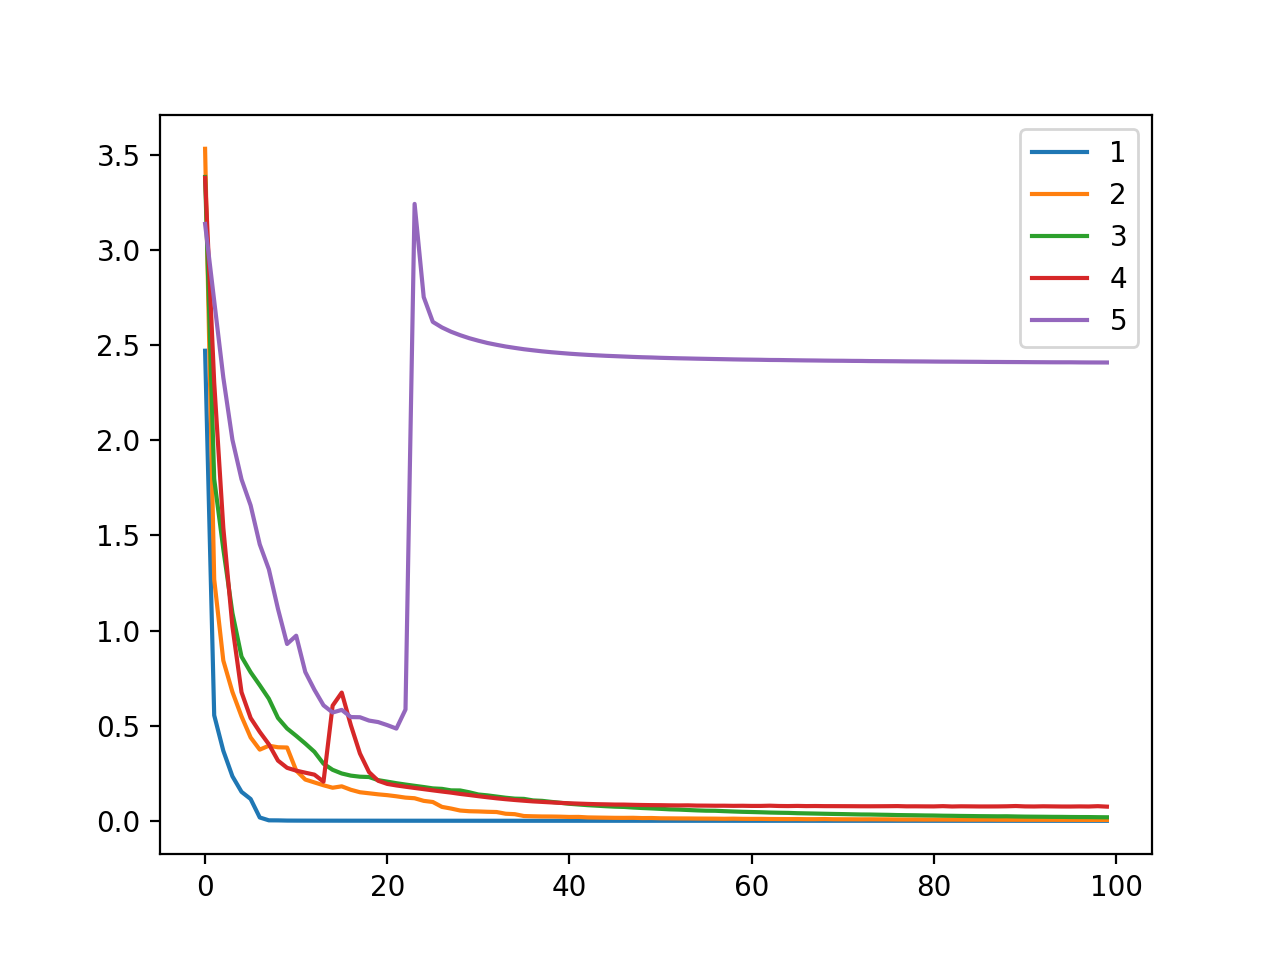

Source code (Python):
# study of mlp learning curves given different number of layers for multi-class classification
from sklearn.datasets import make_blobs
from keras.models import Sequential
from keras.layers import Dense
from keras.optimizers import SGD
from keras.utils import to_categorical
from matplotlib import pyplot

# prepare multi-class classification dataset
def create_dataset():
	# generate 2d classification dataset
	X, y = make_blobs(n_samples=1000, centers=20, n_features=100, cluster_std=2, random_state=2)
	# one hot encode output variable
	y = to_categorical(y)
	# split into train and test
	n_train = 500
	trainX, testX = X[:n_train, :], X[n_train:, :]
	trainy, testy = y[:n_train], y[n_train:]
	return trainX, trainy, testX, testy

def evaluate_model(n_layers, trainX, trainy, testX, testy):
    # configure the model based on the data
	n_input, n_classes = trainX.shape[1], testy.shape[1]
	# define model
	model = Sequential()
	model.add(Dense(10, input_dim=n_input, activation='relu', kernel_initializer='he_uniform'))
	for _ in range(1, n_layers):
		model.add(Dense(10, activation='relu', kernel_initializer='he_uniform'))
	model.add(Dense(n_classes, activation='softmax'))
	# compile model
	opt = SGD(lr=0.01, momentum=0.9)
	model.compile(loss='categorical_crossentropy', optimizer=opt, metrics=['accuracy'])
	# fit model
	history = model.fit(trainX, trainy, epochs=100, verbose=0)
	# evaluate model on test set
	_, test_acc = model.evaluate(testX, testy, verbose=0)
	return history, test_acc

# get dataset
trainX, trainy, testX, testy = create_dataset()
# evaluate model and plot learning curve of model with given number of layers
num_layers = [1, 2, 3, 4, 5]
for n_layers in num_layers:
	# evaluate model with a given number of layers
	history, result = evaluate_model(n_layers, trainX, trainy, testX, testy)
	print('layers=%d: %.3f' % (n_layers, result))
	# plot learning curve
	pyplot.plot(history.history['loss'], label=str(n_layers))
pyplot.legend()
pyplot.show()
